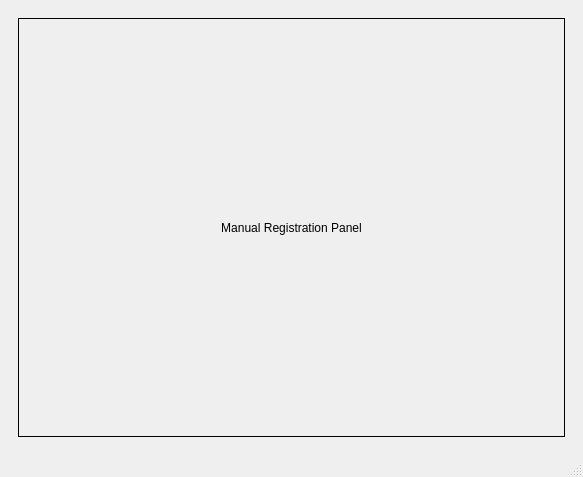
<?xml version="1.0" encoding="UTF-8"?>
<ui version="4.0">
 <class>MainWindow</class>
 <widget class="QMainWindow" name="MainWindow">
  <property name="geometry">
   <rect>
    <x>0</x>
    <y>0</y>
    <width>583</width>
    <height>477</height>
   </rect>
  </property>
  <property name="windowTitle">
   <string>MainWindow</string>
  </property>
  <widget class="QWidget" name="centralwidget">
   <layout class="QHBoxLayout" name="horizontalLayout">
    <item>
     <widget class="QStackedWidget" name="stackedWidget">
      <property name="currentIndex">
       <number>2</number>
      </property>
      <widget class="QWidget" name="page0">
       <layout class="QVBoxLayout" name="verticalLayout">
        <item>
         <layout class="QHBoxLayout" name="hlayout0">
          <item>
           <widget class="QLabel" name="label0">
            <property name="frameShape">
             <enum>QFrame::Box</enum>
            </property>
            <property name="text">
             <string>Main Panel</string>
            </property>
            <property name="alignment">
             <set>Qt::AlignCenter</set>
            </property>
           </widget>
          </item>
         </layout>
        </item>
       </layout>
      </widget>
      <widget class="QWidget" name="page1">
       <layout class="QHBoxLayout" name="horizontalLayout_2">
        <item>
         <layout class="QHBoxLayout" name="hlayout1">
          <item>
           <widget class="QLabel" name="label1">
            <property name="frameShape">
             <enum>QFrame::Box</enum>
            </property>
            <property name="text">
             <string>Landmark Registration Panel</string>
            </property>
            <property name="alignment">
             <set>Qt::AlignCenter</set>
            </property>
           </widget>
          </item>
         </layout>
        </item>
       </layout>
      </widget>
      <widget class="QWidget" name="page2">
       <layout class="QHBoxLayout" name="horizontalLayout_3">
        <item>
         <layout class="QHBoxLayout" name="hlayout2">
          <item>
           <widget class="QLabel" name="label2">
            <property name="frameShape">
             <enum>QFrame::Box</enum>
            </property>
            <property name="text">
             <string>Manual Registration Panel</string>
            </property>
            <property name="alignment">
             <set>Qt::AlignCenter</set>
            </property>
           </widget>
          </item>
         </layout>
        </item>
       </layout>
      </widget>
     </widget>
    </item>
   </layout>
  </widget>
  <widget class="QMenuBar" name="menubar">
   <property name="geometry">
    <rect>
     <x>0</x>
     <y>0</y>
     <width>583</width>
     <height>22</height>
    </rect>
   </property>
  </widget>
  <widget class="QStatusBar" name="statusbar"/>
 </widget>
 <resources/>
 <connections/>
</ui>
